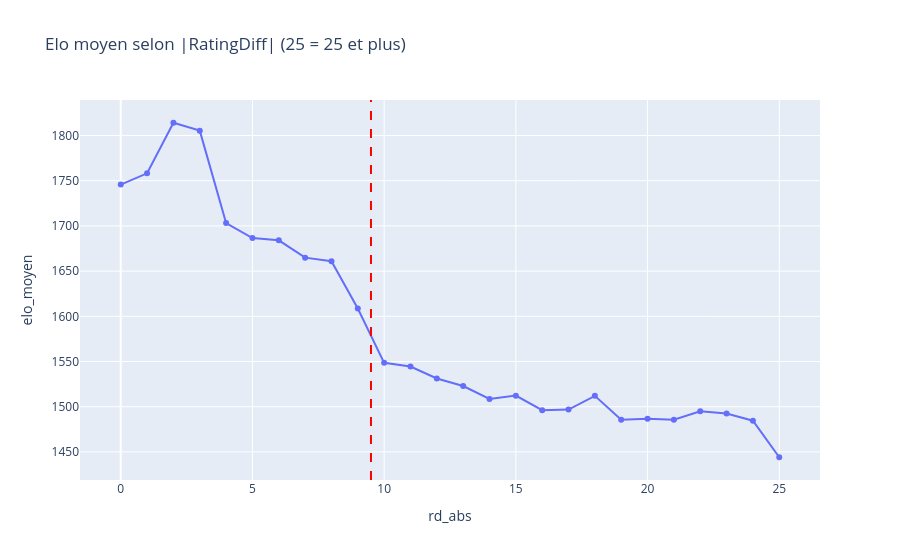

The code cell stored with this chart in its notebook:
### Markdown cell above
- En parties libres l'écart médian est ≈ 30 points (99 % sous ~185) ; en **tournoi** la médiane est ≈ 5× plus grande et 1 % des parties dépasse ~880.
- Seuil retenu : **écart ≤ 200** (garde ~96 %). L'« erreur de cible » due à la moyenne reste ≤ 100 points, soit ~1/3 du
  baseline (MAE ≈ 281) : acceptable. Au-delà, on perd vite en pertinence de la cible pour très peu de lignes gagnées.
- Conséquence : la plupart des tournois disparaîtront aussi (part restante affichée en section 8).

### 6.3 Les Elo provisoires
Un compte neuf démarre à 1500 avec une incertitude forte (son Elo bouge beaucoup à chaque partie). `RatingDiff` mesure cette
variation. On regarde, à écart ≤ 200 (pour que l'écart d'Elo n'explique pas à lui seul un gros `RatingDiff`), comment l'Elo moyen
évolue selon |RatingDiff| : s'il converge vers 1500, ce sont des comptes neufs.

### Code cell
par_rd = (
    pl.concat([
        games.filter(pl.col("ecart") <= ECART_MAX).select(elo=pl.col("WhiteElo"), rd=pl.col("WhiteRatingDiff")),
        games.filter(pl.col("ecart") <= ECART_MAX).select(elo=pl.col("BlackElo"), rd=pl.col("BlackRatingDiff")),
    ])
    .drop_nulls()
    .group_by(rd_abs=pl.col("rd").abs().clip(0, 25))
    .agg(joueurs_parties=pl.len(), elo_moyen=pl.col("elo").mean())
    .sort("rd_abs")
)
fig = px.line(par_rd, x="rd_abs", y="elo_moyen", markers=True, title="Elo moyen selon |RatingDiff| (25 = 25 et plus)")
fig.add_vline(x=RD_MAX + 0.5, line_dash="dash", line_color="red")
fig.show()
par_rd.filter(pl.col("rd_abs").is_between(4, 14)).with_columns(pl.col("elo_moyen").round())

### Figure 1 — Plotly figure (JSON) as saved in the notebook; plotly's stock layout.template omitted (floating-point values rounded to 4 significant figures)
{"data": [{"hovertemplate": "rd_abs=%{x}<br>elo_moyen=%{y}<extra></extra>", "legendgroup": "", "line": {"color": "#636efa", "dash": "solid"}, "marker": {"symbol": "circle"}, "mode": "lines+markers", "name": "", "orientation": "v", "showlegend": false, "type": "scatter", "x": [0, 1, 2, 3, 4, 5, 6, 7, 8, 9, 10, 11, 12, 13, 14, 15, 16, 17, 18, 19, 20, 21, 22, 23, 24, 25], "xaxis": "x", "y": [1746.0, 1758.0, 1814.0, 1805.0, 1703.0, 1687.0, 1684.0, 1665.0, 1661.0, 1609.0, 1549.0, 1544.0, 1531.0, 1523.0, 1509.0, 1512.0, 1496.0, 1497.0, 1512.0, 1486.0, 1487.0, 1486.0, 1495.0, 1493.0, 1485.0, 1444.0], "yaxis": "y"}], "layout": {"legend": {"tracegroupgap": 0}, "shapes": [{"line": {"color": "red", "dash": "dash"}, "type": "line", "x0": 9.5, "x1": 9.5, "xref": "x", "y0": 0, "y1": 1, "yref": "y domain"}], "title": {"text": "Elo moyen selon |RatingDiff| (25 = 25 et plus)"}, "xaxis": {"anchor": "y", "domain": [0, 1], "title": {"text": "rd_abs"}}, "yaxis": {"anchor": "x", "domain": [0, 1], "title": {"text": "elo_moyen"}}}}
